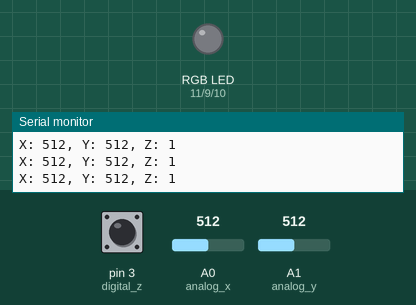
A sketch run on a simulated Arduino Uno, built with avr-gcc and run on an emulated ATmega328P. Parts: an RGB LED mixed from three pins (HIGH = lit), the last lines printed to the serial monitor. The test bench sets the inputs (shaded band); at power-on: A1 (analog_y) = 512, A0 (analog_x) = 512, pin 3 (digital_z) HIGH.

Above: at 1.2 s.
1.3 s: A1 (analog_y) set to 494
At 2.7 s:
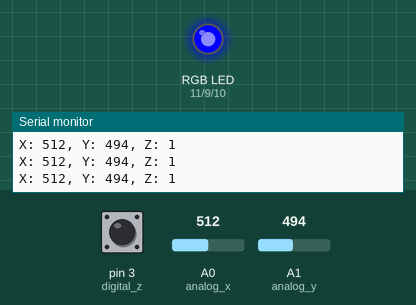
3.1 s: A0 (analog_x) set to 217
4.6 s: A0 (analog_x) set to 190
At 5.6 s:
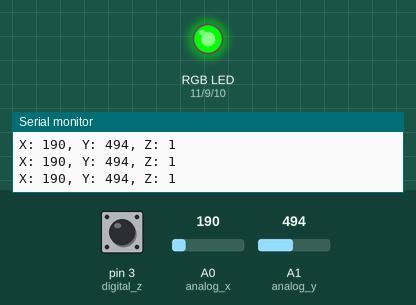
6.3 s: A0 (analog_x) set to 834
At 7.2 s:
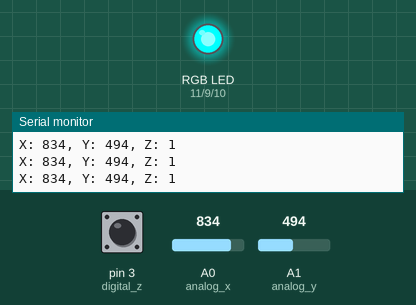
8.1 s: A0 (analog_x) set to 811
At 8.8 s:
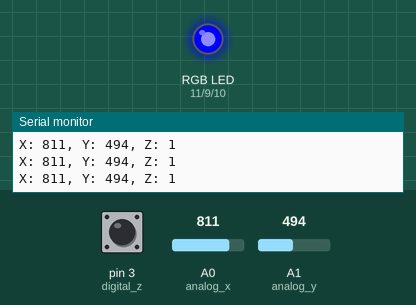
9.9 s: A1 (analog_y) set to 610
At 11.7 s:
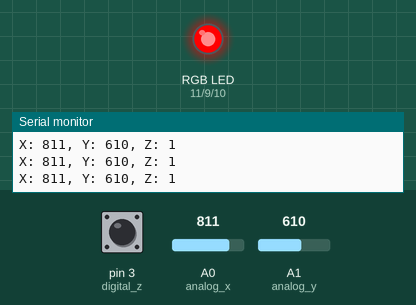
Timing chart, 0 to 12.7 s (numbered marks = the images above; inputs shaded):
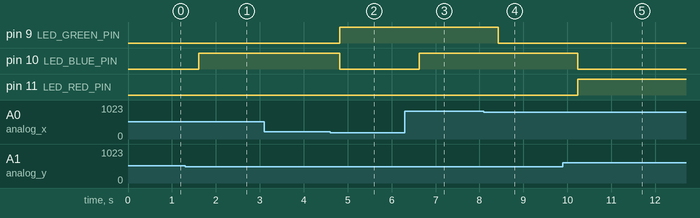

Measured:
- the behaviour switches between 501 and 500 on A1 (analog_y) (found by bisection; images 0 and 1)
- the behaviour switches between 201 and 200 on A0 (analog_x) (found by bisection; images 1 and 2)
- the behaviour switches between 824 and 823 on A0 (analog_x) (found by bisection; images 3 and 4)
- after the input at 1.3 s, pin 10 (LED_BLUE_PIN): LOW → HIGH after 0.31 s
- after the input at 4.6 s, pin 9 (LED_GREEN_PIN): LOW → HIGH after 0.22 s; pin 10 (LED_BLUE_PIN): HIGH → LOW after 0.22 s
- after the input at 6.3 s, pin 10 (LED_BLUE_PIN): LOW → HIGH after 0.33 s
- after the input at 8.1 s, pin 9 (LED_GREEN_PIN): HIGH → LOW after 0.33 s
- after the input at 9.9 s, pin 10 (LED_BLUE_PIN): HIGH → LOW after 0.34 s; pin 11 (LED_RED_PIN): LOW → HIGH after 0.34 s

The sketch:

_____RGB_LED.ino
```cpp
#include <SoftwareSerial.h>

int analog_x = A0;
int analog_y = A1;
int digital_z = 3;

int LED_RED_PIN = 11;
int LED_GREEN_PIN = 9;
int LED_BLUE_PIN = 10;

void setup() {
    Serial.begin(9600);
    pinMode(analog_x, INPUT_PULLUP);
    pinMode(analog_y, INPUT_PULLUP);
    pinMode(digital_z, INPUT);
    pinMode(LED_RED_PIN, OUTPUT);
    pinMode(LED_GREEN_PIN, OUTPUT);
    pinMode(LED_BLUE_PIN, OUTPUT);
}

void loop() {
    int val_x_a0;
    int val_y_a1;
    int val_z_13;

    val_x_a0 = analogRead(analog_x);
    val_y_a1 = analogRead(analog_y);
    val_z_13 = digitalRead(digital_z);

    Serial.print("X: ");
    Serial.print(val_x_a0);
    Serial.print(", Y: ");
    Serial.print(val_y_a1);
    Serial.print(", Z: ");
    Serial.println(val_z_13);
    delay(200);

    if (val_x_a0 >= 824) {
      RGB_Color(0, 255, 255);
    } else if (val_x_a0 <= 200) {
      RGB_Color(0, 255, 0);
    } else if (val_y_a1 >= 600) {
        RGB_Color(255, 0, 0);
    } else if (val_y_a1 <= 500) {
        RGB_Color(0, 0, 255);
    } else if (val_z_13 == 0) {
        RGB_Color(255, 255, 255);
    } else {
        RGB_Color(0, 0, 0);
    }
}


void RGB_Color(int led_red_val, int led_green_val, int led_blue_val) {
  analogWrite(LED_RED_PIN, led_red_val);
  analogWrite(LED_GREEN_PIN, led_green_val);
  analogWrite(LED_BLUE_PIN, led_blue_val);
}
```
